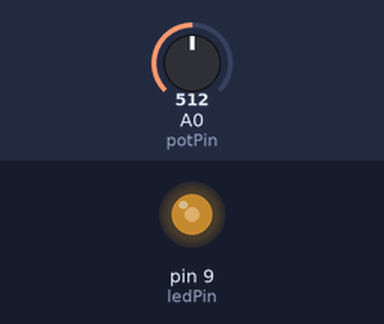
Recording of a sketch running on a simulated Arduino Uno, built with avr-gcc and run on an emulated ATmega328P. Parts: output pins drawn as LEDs (lit = HIGH). Inputs (shaded band) come from the test bench; at power-on: A0 (potPin) = 512. What the sketch prints to the serial monitor is not drawn.

Above: at 1.2 s.
1.3 s: A0 (potPin) set to 409
At 2.3 s:
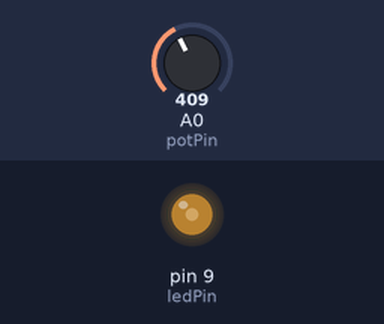
4.3 s: A0 (potPin) set to 383
At 5.1 s:
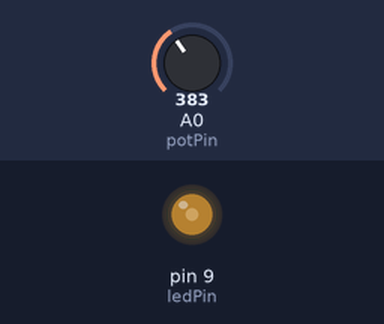
7.3 s: A0 (potPin) set to 716
At 8.2 s:
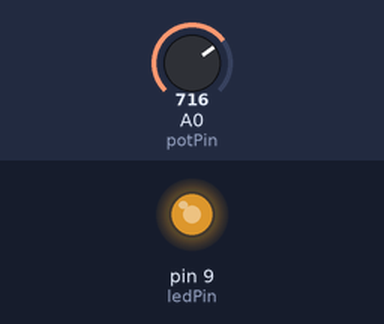
8.8 s: A0 (potPin) set to 122
At 9.6 s:
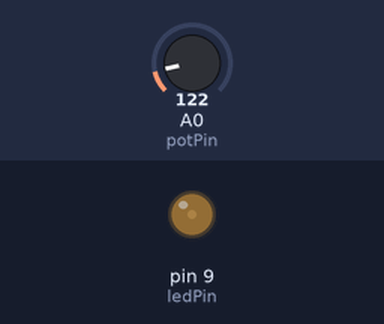
10.3 s: A0 (potPin) set to 109
At 10.6 s:
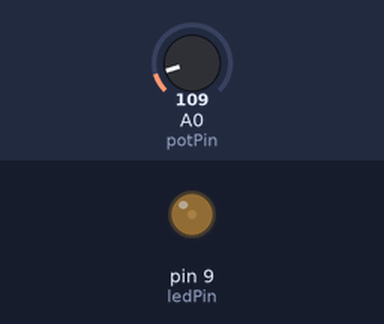
13.3 s: A0 (potPin) set to 94
At 14.3 s:
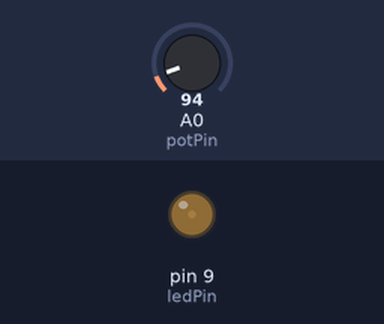
Timing chart, 0 to 16.3 s (numbered marks = the images above; inputs shaded):
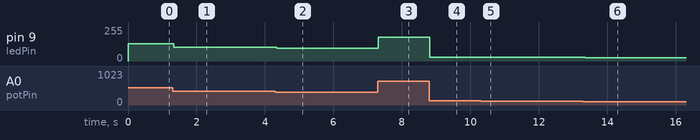

The sketch:

knob_lED_brightness_control.ino
```cpp
int potPin = A0;   // 电位器接在 A0（模拟输入）
int ledPin = 9;    // LED 接在 9 号引脚（注意：必须是带 ~ 的 PWM 引脚）

void setup() {
  pinMode(ledPin, OUTPUT);
  Serial.begin(9600); // 开启串口监视器，方便我们观察数据变化
}

void loop() {
  // 1. 读取电位器的值（范围是 0 到 1023）
  int potValue = analogRead(potPin);

  // 2. 将读取到的 0-1023 转换为 0-255 的亮度值
  // 因为 1024 正好是 256 的 4 倍，所以直接除以 4 就可以啦！
  int brightness = potValue / 4;

  // 3. 将计算好的亮度值输出给 LED
  // 注意：这里用的是 analogWrite()，而不是之前的 digitalWrite()
  analogWrite(ledPin, brightness);

  // 4. 打印数据看看
  Serial.print("电位器读数: ");
  Serial.print(potValue);
  Serial.print("  |  转换后的亮度: ");
  Serial.println(brightness);

  delay(50); // 稍微延时，让系统稳定
}
```

Measured:
- after the input at 1.3 s, pin 9 (ledPin): 128/255 → 102/255 at once
- after the input at 4.3 s, pin 9 (ledPin): 102/255 → 95/255 after 0.05 s
- after the input at 7.3 s, pin 9 (ledPin): 95/255 → 179/255 at once
- after the input at 8.8 s, pin 9 (ledPin): 179/255 → 30/255 at once
- after the input at 10.3 s, pin 9 (ledPin): 30/255 → 27/255 at once
- after the input at 13.3 s, pin 9 (ledPin): 27/255 → 23/255 after 0.05 s
